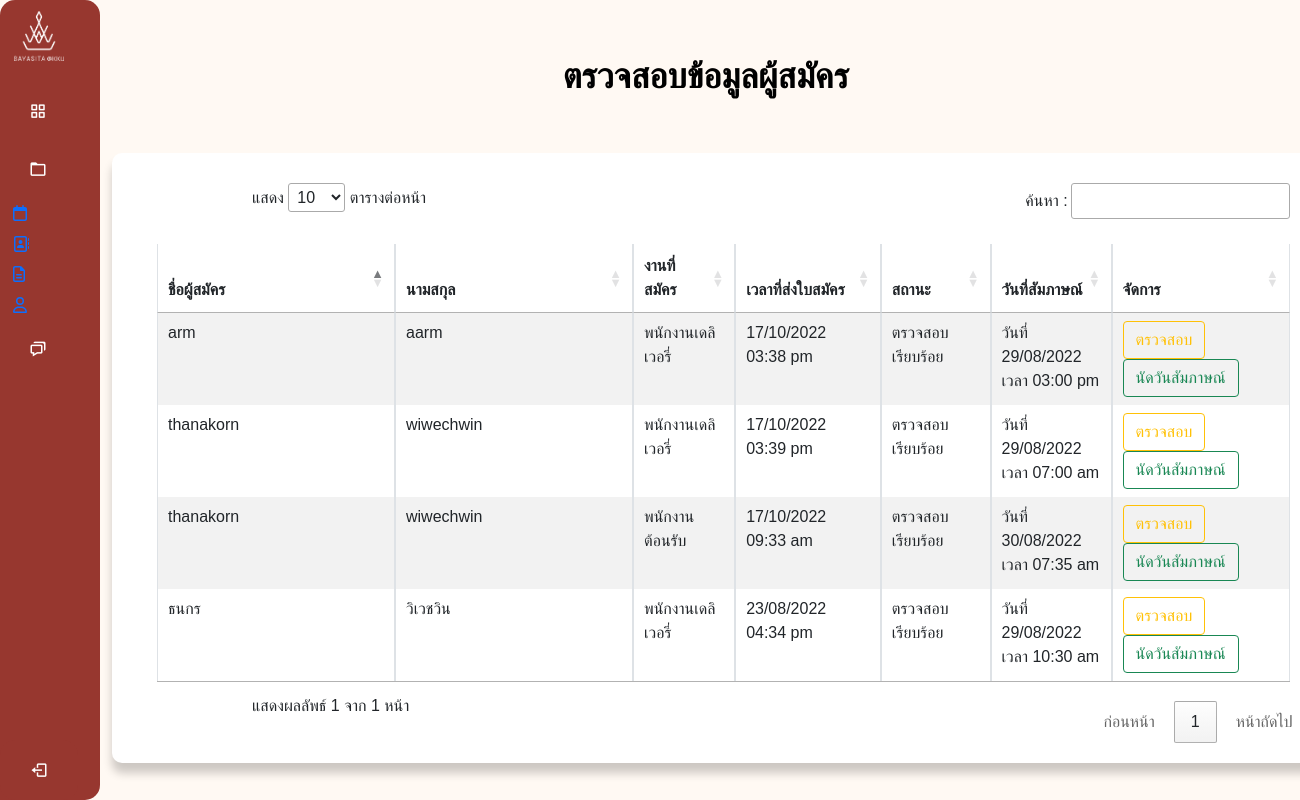
Screenshot of /checkapplicant.php with the database file from the repository.
### tables this page shows
CREATE TABLE `applicant` (
  `Applicant_ID` int(11) NOT NULL,
  `Applicant_Gender` varchar(50) NOT NULL,
  `Applicant_Cardid` varchar(13) NOT NULL,
  `Applicant_Fname` varchar(50) NOT NULL,
  `Applicant_Prefix` varchar(10) NOT NULL,
  `Applicant_Lname` varchar(50) NOT NULL,
  `Applicant_Email` varchar(70) NOT NULL,
  `Applicant_Birthday` date NOT NULL,
  `Applicant_Address` varchar(250) NOT NULL,
  `Applicant_Tel` varchar(10) NOT NULL,
  `Applicant_Fact` varchar(100) NOT NULL,
  `Applicant_Dept` varchar(100) NOT NULL,
  `Applicant_Class` varchar(30) NOT NULL,
  `Applicant_Date` timestamp NOT NULL DEFAULT current_timestamp() ON UPDATE current_timestamp(),
  `Applicant_Education` varchar(200) NOT NULL,
  `Applicant_Grade` varchar(10) NOT NULL,
  `Applicant_Yearend` varchar(10) NOT NULL,
  `Applicant_Type` int(2) NOT NULL,
  `Status` varchar(50) NOT NULL DEFAULT 'รอตรวจสอบ',
  `User_username` varchar(45) NOT NULL,
  `Job_ID` int(11) NOT NULL,
  `interview_date` date DEFAULT NULL,
  `interview_time` time DEFAULT NULL,
  `interview_status` varchar(45) NOT NULL DEFAULT '-'
);

CREATE TABLE `job` (
  `Job_ID` int(11) NOT NULL,
  `Job_Topic` varchar(99) NOT NULL,
  `Job_Type` varchar(90) NOT NULL,
  `Job_Result` varchar(50) NOT NULL,
  `Job_Amount` varchar(50) NOT NULL,
  `Job_Time` varchar(50) NOT NULL,
  `Job_Salary` varchar(50) NOT NULL,
  `Job_Dayoff` varchar(50) NOT NULL,
  `Job_Gender` varchar(30) NOT NULL,
  `Job_Age` varchar(50) NOT NULL,
  `Job_Education` varchar(50) NOT NULL,
  `Job_Duty` varchar(150) NOT NULL,
  `Job_Date` timestamp NOT NULL DEFAULT current_timestamp() ON UPDATE current_timestamp()
);

### checkapplicant.php (the view, shortened to what this page needs)
<!DOCTYPE html>
<html lang="en" dir="ltr">
<head>
    <link rel="stylesheet" href="./css/checkapplicant.css">
    <link href="https://cdn.jsdelivr.net/npm/bootstrap@5.1.3/dist/css/bootstrap.min.css" rel="stylesheet">
    <link href='https://unpkg.com/boxicons@2.0.7/css/boxicons.min.css' rel='stylesheet'>
    <link rel="stylesheet" type="text/css" href="https://cdn.datatables.net/1.10.21/css/jquery.dataTables.min.css" />
</head>
<body>
    <?php
    include "./ad_Slidebar.php";
    ?>
    <div class="container">
        <div style="height:50px;"></div>
        <div class="well" style="margin:auto; padding:auto; width:110%;">
            <span style="font-size:35px; color:#000">
                <center><strong>ตรวจสอบข้อมูลผู้สมัคร </strong></center>
            </span>
            <div class="appeal-container">
                <div class="appeal-content">
                    <div class="appeal-content-info">
                        <table id="myTable" class="table table-striped table-bordered table-hover" style="margin-left: -95px;">
                            <thead>
                                <th style="width: 200px;">ชื่อผู้สมัคร</th>
                                <th style="width: 200px;">นามสกุล</th>
                                <th>งานที่สมัคร</th>
                                <th>เวลาที่ส่งใบสมัคร</th>
                                <th>สถานะ</th>
                                <th>วันที่สัมภาษณ์</th>
                                <th>จัดการ</th>
                            </thead>
                            <tbody>
                                <?php
                                include('./config/db.php');
                                $query = mysqli_query($conn, "select applicant.* ,job.Job_Type from applicant join job on (applicant.Job_id= job.Job_ID)");
                                while ($row = mysqli_fetch_array($query)) {
                                ?>
                                    <tr>
                                        <td><?php echo $row['Applicant_Fname']; ?></td>
                                        <td><?php echo $row['Applicant_Lname']; ?></td>
                                        <td><?php echo $row['Job_Type']; ?></td>
                                        <td><?php echo date("d/m/Y h:i a", strtotime($row['Applicant_Date']))?></td>
                                        <td><?php echo $row['Status']; ?></td>
                                        <td>
                                            <?php
                                            if ($row['interview_date'] && $row['interview_time'] != "null") {
                                                echo 'วันที่ ' . date("d/m/Y", strtotime($row['interview_date'])) . '</br> เวลา ' . date("h:i a", strtotime($row['interview_time']));
                                            } else {
                                                echo '-';
                                            }
                                            ?>
                                        </td>
                                        <td> <a href="ad_stdInfo.php ?Applicant_ID= <?php echo $row['Applicant_ID'] ?>"><button type="button" class="btn btn-outline-warning">ตรวจสอบ</button></a>
                                            <button type="button" class="btn btn-outline-success modal_data" id="<?php echo $row['Applicant_ID'] ?>">นัดวันสัมภาษณ์</button>
                                        </td>
                                    </tr>
                                <?php
                                }
                                ?>
                            </tbody>
                        </table>
                    </div>
                </div>
            </div>
        </div>
    </div>
</body>
</html>

### css/checkapplicant.css (style rules this page uses)
body { background-color: #fff9f3 !important; font-family: sans-serif; }
.appeal-container { padding-top: 30px; width: 100%; height: auto; border-radius: 25px; }
.appeal-content { background-color: #fff; border-radius: 10px; box-shadow: 0 10px 10px rgba(0, 0, 0, 0.2); display: flex; max-width: 100%; margin: 20px; overflow: hidden; width: 100%; }
.appeal-content-info { padding: 20px; position: relative; width: 100%; }

### css/ad_Slidebar.css (style rules this page uses)
* { margin: 0; padding: 0; box-sizing: border-box; font-family: sans-serif; }

### rows the page displays
applicant: Applicant_Fname "arm", Applicant_Lname "aarm", Job_ID.Job_Type "พนักงานเดลิเวอรี่", Applicant_Date "17/10/2022 03:38 pm", Status "ตรวจสอบเรียบร้อย", interview_date "29/08/2022", interview_time "03:00 pm"
applicant: Applicant_Fname "ธนกร", Applicant_Lname "วิเวชวิน", Job_ID.Job_Type "พนักงานเดลิเวอรี่", Applicant_Date "23/08/2022 04:34 pm", Status "ตรวจสอบเรียบร้อย", interview_date "29/08/2022", interview_time "10:30 am"
applicant: Applicant_Fname "thanakorn", Applicant_Lname "wiwechwin", Job_ID.Job_Type "พนักงานเดลิเวอรี่", Applicant_Date "17/10/2022 03:39 pm", Status "ตรวจสอบเรียบร้อย", interview_date "29/08/2022", interview_time "07:00 am"
applicant: Applicant_Fname "thanakorn", Applicant_Lname "wiwechwin", Job_ID.Job_Type "พนักงานต้อนรับ", Applicant_Date "17/10/2022 09:33 am", Status "ตรวจสอบเรียบร้อย", interview_date "30/08/2022", interview_time "07:35 am"
